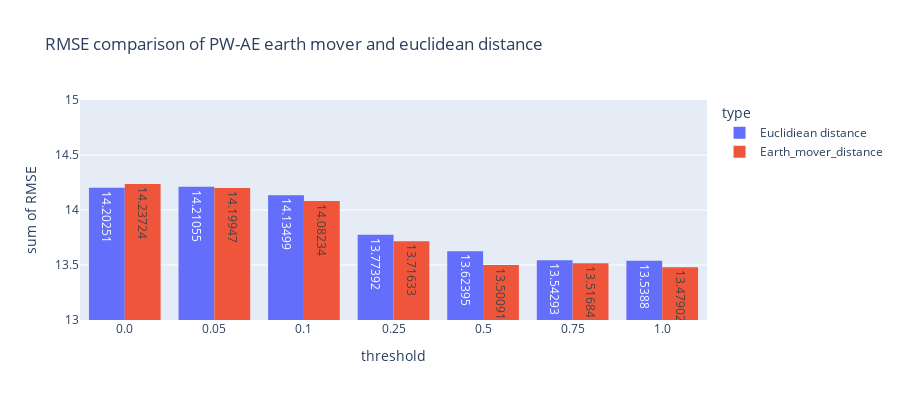

The notebook cell this image was saved under:
### Code cell
# earth mover almost always better than euclidean distance
fig = px.histogram(earth_plot_df, x="threshold", y="RMSE",
             color='type', barmode='group', text_auto=True,
             height=400, title='RMSE comparison of PW-AE earth mover and euclidean distance')
fig.update_yaxes(range=[13, 15])
fig.show()

### Figure 1 — Plotly figure (JSON) as saved in the notebook; plotly's stock layout.template omitted (floating-point values rounded to 4 significant figures)
{"data": [{"alignmentgroup": "True", "bingroup": "x", "histfunc": "sum", "hovertemplate": "type=Euclidiean distance<br>threshold=%{x}<br>sum of RMSE=%{y}<extra></extra>", "legendgroup": "Euclidiean distance", "marker": {"color": "#636efa", "pattern": {"shape": ""}}, "name": "Euclidiean distance", "offsetgroup": "Euclidiean distance", "orientation": "v", "showlegend": true, "texttemplate": "%{value}", "type": "histogram", "x": ["0.0", "0.05", "0.1", "0.25", "0.5", "0.75", "1.0"], "xaxis": "x", "y": [14.2, 14.21, 14.13, 13.77, 13.62, 13.54, 13.54], "yaxis": "y"}, {"alignmentgroup": "True", "bingroup": "x", "histfunc": "sum", "hovertemplate": "type=Earth_mover_distance<br>threshold=%{x}<br>sum of RMSE=%{y}<extra></extra>", "legendgroup": "Earth_mover_distance", "marker": {"color": "#EF553B", "pattern": {"shape": ""}}, "name": "Earth_mover_distance", "offsetgroup": "Earth_mover_distance", "orientation": "v", "showlegend": true, "texttemplate": "%{value}", "type": "histogram", "x": ["0.0", "0.05", "0.1", "0.25", "0.5", "0.75", "1.0"], "xaxis": "x", "y": [14.24, 14.2, 14.08, 13.72, 13.5, 13.52, 13.48], "yaxis": "y"}], "layout": {"barmode": "group", "height": 400, "legend": {"title": {"text": "type"}, "tracegroupgap": 0}, "title": {"text": "RMSE comparison of PW-AE earth mover and euclidean distance"}, "xaxis": {"anchor": "y", "domain": [0, 1], "title": {"text": "threshold"}}, "yaxis": {"anchor": "x", "domain": [0, 1], "range": [13, 15], "title": {"text": "sum of RMSE"}}}}
